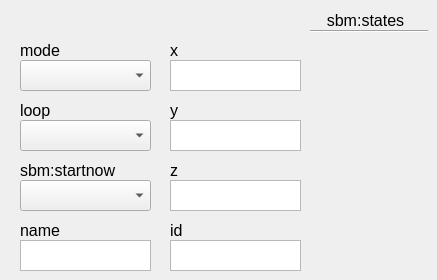
    <widget class="QWidget" name="sbmstatesTab">
     <attribute name="title">
      <string>sbm:states</string>
     </attribute>
     <widget class="QPlainTextEdit" name="sbmStatesName">
      <property name="geometry">
       <rect>
        <x>20</x>
        <y>240</y>
        <width>131</width>
        <height>31</height>
       </rect>
      </property>
      <property name="accessibleName">
       <string>name</string>
      </property>
     </widget>
     <widget class="QLabel" name="postureLabel_156">
      <property name="geometry">
       <rect>
        <x>20</x>
        <y>220</y>
        <width>61</width>
        <height>20</height>
       </rect>
      </property>
      <property name="font">
       <font>
        <pointsize>12</pointsize>
       </font>
      </property>
      <property name="text">
       <string>name</string>
      </property>
      <property name="alignment">
       <set>Qt::AlignLeading|Qt::AlignLeft|Qt::AlignVCenter</set>
      </property>
     </widget>
     <widget class="QLabel" name="idLabel_74">
      <property name="geometry">
       <rect>
        <x>320</x>
        <y>10</y>
        <width>91</width>
        <height>21</height>
       </rect>
      </property>
      <property name="font">
       <font>
        <pointsize>12</pointsize>
       </font>
      </property>
      <property name="text">
       <string>sbm:states</string>
      </property>
      <property name="alignment">
       <set>Qt::AlignCenter</set>
      </property>
     </widget>
     <widget class="Line" name="line_30">
      <property name="geometry">
       <rect>
        <x>310</x>
        <y>30</y>
        <width>118</width>
        <height>3</height>
       </rect>
      </property>
      <property name="orientation">
       <enum>Qt::Horizontal</enum>
      </property>
     </widget>
     <widget class="QLabel" name="postureLabel_157">
      <property name="geometry">
       <rect>
        <x>20</x>
        <y>40</y>
        <width>121</width>
        <height>20</height>
       </rect>
      </property>
      <property name="font">
       <font>
        <pointsize>12</pointsize>
       </font>
      </property>
      <property name="text">
       <string>mode</string>
      </property>
      <property name="alignment">
       <set>Qt::AlignLeading|Qt::AlignLeft|Qt::AlignVCenter</set>
      </property>
     </widget>
     <widget class="QComboBox" name="sbmStatesMode">
      <property name="geometry">
       <rect>
        <x>20</x>
        <y>60</y>
        <width>131</width>
        <height>31</height>
       </rect>
      </property>
      <property name="accessibleName">
       <string>mode</string>
      </property>
     </widget>
     <widget class="QComboBox" name="sbmStatesLoop">
      <property name="geometry">
       <rect>
        <x>20</x>
        <y>120</y>
        <width>131</width>
        <height>31</height>
       </rect>
      </property>
      <property name="accessibleName">
       <string>loop</string>
      </property>
     </widget>
     <widget class="QLabel" name="postureLabel_158">
      <property name="geometry">
       <rect>
        <x>20</x>
        <y>100</y>
        <width>121</width>
        <height>20</height>
       </rect>
      </property>
      <property name="font">
       <font>
        <pointsize>12</pointsize>
       </font>
      </property>
      <property name="text">
       <string>loop</string>
      </property>
      <property name="alignment">
       <set>Qt::AlignLeading|Qt::AlignLeft|Qt::AlignVCenter</set>
      </property>
     </widget>
     <widget class="QComboBox" name="sbmStatesSbmStartNow">
      <property name="geometry">
       <rect>
        <x>20</x>
        <y>180</y>
        <width>131</width>
        <height>31</height>
       </rect>
      </property>
      <property name="accessibleName">
       <string>sbm:startnow</string>
      </property>
     </widget>
     <widget class="QLabel" name="postureLabel_159">
      <property name="geometry">
       <rect>
        <x>20</x>
        <y>160</y>
        <width>121</width>
        <height>20</height>
       </rect>
      </property>
      <property name="font">
       <font>
        <pointsize>12</pointsize>
       </font>
      </property>
      <property name="text">
       <string>sbm:startnow</string>
      </property>
      <property name="alignment">
       <set>Qt::AlignLeading|Qt::AlignLeft|Qt::AlignVCenter</set>
      </property>
     </widget>
     <widget class="QLabel" name="postureLabel_160">
      <property name="geometry">
       <rect>
        <x>170</x>
        <y>40</y>
        <width>61</width>
        <height>20</height>
       </rect>
      </property>
      <property name="font">
       <font>
        <pointsize>12</pointsize>
       </font>
      </property>
      <property name="text">
       <string>x</string>
      </property>
      <property name="alignment">
       <set>Qt::AlignLeading|Qt::AlignLeft|Qt::AlignVCenter</set>
      </property>
     </widget>
     <widget class="QPlainTextEdit" name="sbmStatesX">
      <property name="geometry">
       <rect>
        <x>170</x>
        <y>60</y>
        <width>131</width>
        <height>31</height>
       </rect>
      </property>
      <property name="accessibleName">
       <string>x</string>
      </property>
     </widget>
     <widget class="QLabel" name="postureLabel_161">
      <property name="geometry">
       <rect>
        <x>170</x>
        <y>100</y>
        <width>61</width>
        <height>20</height>
       </rect>
      </property>
      <property name="font">
       <font>
        <pointsize>12</pointsize>
       </font>
      </property>
      <property name="text">
       <string>y</string>
      </property>
      <property name="alignment">
       <set>Qt::AlignLeading|Qt::AlignLeft|Qt::AlignVCenter</set>
      </property>
     </widget>
     <widget class="QPlainTextEdit" name="sbmStatesY">
      <property name="geometry">
       <rect>
        <x>170</x>
        <y>120</y>
        <width>131</width>
        <height>31</height>
       </rect>
      </property>
      <property name="accessibleName">
       <string>y</string>
      </property>
     </widget>
     <widget class="QLabel" name="postureLabel_162">
      <property name="geometry">
       <rect>
        <x>170</x>
        <y>160</y>
        <width>61</width>
        <height>20</height>
       </rect>
      </property>
      <property name="font">
       <font>
        <pointsize>12</pointsize>
       </font>
      </property>
      <property name="text">
       <string>z</string>
      </property>
      <property name="alignment">
       <set>Qt::AlignLeading|Qt::AlignLeft|Qt::AlignVCenter</set>
      </property>
     </widget>
     <widget class="QPlainTextEdit" name="sbmStatesZ">
      <property name="geometry">
       <rect>
        <x>170</x>
        <y>180</y>
        <width>131</width>
        <height>31</height>
       </rect>
      </property>
      <property name="accessibleName">
       <string>z</string>
      </property>
     </widget>
     <widget class="QLabel" name="postureLabel_163">
      <property name="geometry">
       <rect>
        <x>170</x>
        <y>220</y>
        <width>61</width>
        <height>20</height>
       </rect>
      </property>
      <property name="font">
       <font>
        <pointsize>12</pointsize>
       </font>
      </property>
      <property name="text">
       <string>id</string>
      </property>
      <property name="alignment">
       <set>Qt::AlignLeading|Qt::AlignLeft|Qt::AlignVCenter</set>
      </property>
     </widget>
     <widget class="QPlainTextEdit" name="sbmStatesId">
      <property name="geometry">
       <rect>
        <x>170</x>
        <y>240</y>
        <width>131</width>
        <height>31</height>
       </rect>
      </property>
      <property name="accessibleName">
       <string>id</string>
      </property>
     </widget>
    </widget>
